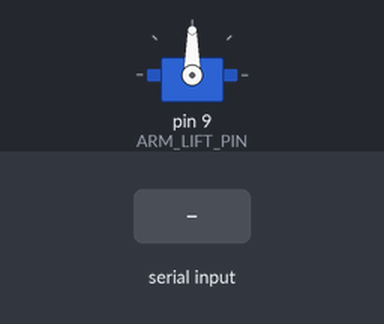
Simulated run of this sketch. Board: Arduino Uno, built with avr-gcc and run on an emulated ATmega328P. Parts: servo. The test bench sets the inputs (shaded band). What the sketch prints to the serial monitor is not drawn.

Above: at 1.3 s.
1.4 s: "L" received over Serial
At 1.87 s:
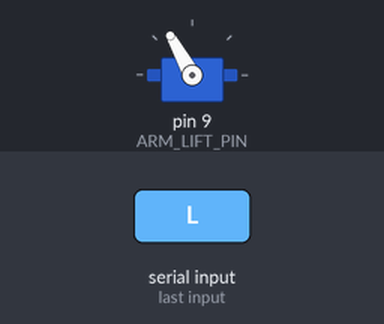
At 3.1 s:
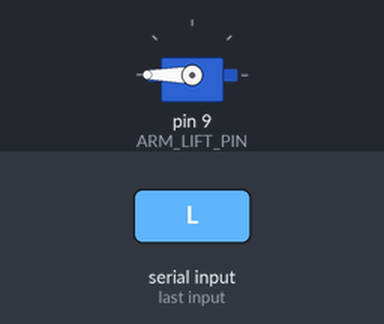
4.4 s: "R" received over Serial
At 6.71 s:
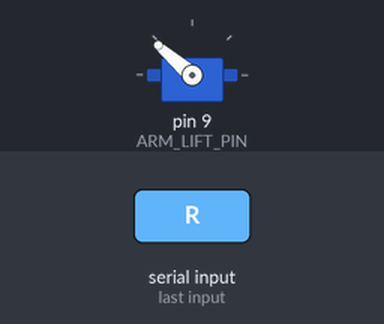
Timing chart, 0 to 10.7 s (numbered marks = the images above; inputs shaded):
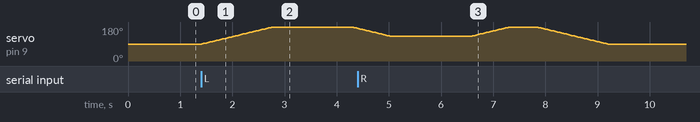

The sketch:

bigarm.ino
```cpp
/*
 * bigarm.ino - Big-arm mechanical arm controller
 *
 * An individual file used only to test big-arm functions.
 *
 * Updated 12/11/2025:
 * - Split from engine.ino to separate the big-arm control logic.
 *
 * Updated 12/12/2025:
 *  - Added a state machine to avoid infinite loops of arm movement.
 *  - Adjusted the command handling logic accordingly.
 *  - Used more intelligent position functions to fix several bugs.
 *
 * Updated 12/19/2025:
 *  - Adjusted to the new angles and arm lengths.
 */
#include <Servo.h>

/* Define servo object */
Servo armLift; // servo at bottom the the arms

/* Define servo pins */
#define ARM_LIFT_PIN 9 // PWB pin for main lifting servo

/* Define mechanical parameters */
#define BIG_ARM_LENGTH 15.0 // big arm length (centimeter)

/* Define gear ratio */
#define ARM_GEAR_RATIO 2.0 // servo:bigarm = 2:1 (decelerate)

/* Define mechanical angles */
/* Big arm's relative angle to horizontal level */
#define MECH_LIFT_INIT 0
#define MECH_LIFT_STEP1 45
#define MECH_LIFT_STEP2 20

enum ProgramState
{
    S_INIT, // initializing state
    S_ARM_LIFT_STEP1,
    S_ARM_LIFT_STEP2,
    S_ARM_LOWER_STEP2,
    S_ARM_LOWER_STEP1,
    S_IDLE1, // idle state at retracted position
    S_IDLE2  // idle state at stretched position
};

ProgramState currentState = S_INIT;

/* Calculate servo angles */
inline int mechLiftToServo(int mechAngle)
{
    return 90 + mechAngle * ARM_GEAR_RATIO;
}

/* Define servo angles */
#define LIFT_INIT mechLiftToServo(MECH_LIFT_INIT)
#define LIFT_STEP1 mechLiftToServo(MECH_LIFT_STEP1)
#define LIFT_STEP2 mechLiftToServo(MECH_LIFT_STEP2)

/* Define time parameters */
#define ARM_STEP_DELAY 15
#define DELAY_TIME 1500

/* Declare functions */
void setup();
void loop();
void printHelp();
void setServoPins();
void checkExternalCommand();
void initializePosition();
void positionStep1();
void positionStep2();
void liftMove(int target);

/* Function implementation */

void setup()
{
    Serial.begin(9600);
    printHelp();

    setServoPins();
}

void loop()
{
    checkExternalCommand();

    switch (currentState)
    {
    case S_INIT:
        initializePosition();
        currentState = S_IDLE1;
        break;
    case S_ARM_LIFT_STEP1:
        positionStep1();
        currentState = S_ARM_LIFT_STEP2;
        break;
    case S_ARM_LIFT_STEP2:
        positionStep2();
        currentState = S_IDLE2;
        break;
    case S_ARM_LOWER_STEP2:
        positionStep2();
        currentState = S_ARM_LOWER_STEP1;
        break;
    case S_ARM_LOWER_STEP1:
        positionStep1();
        currentState = S_IDLE1;
        break;
    case S_IDLE1:
    case S_IDLE2:
        break;
    }
}

void printHelp()
{
    Serial.println("大臂机械臂测试程序已启动。");
    Serial.println("------------------------------------------");
    Serial.println("输入 'L' -> 序列展开 (0->45->37)");
    Serial.println("输入 'W' -> 序列收回 (37->45->0)");
    Serial.println("输入 'R' -> 重启 (返回 0度初始位置)");
    Serial.println("------------------------------------------");
}

void setServoPins()
{
    armLift.attach(ARM_LIFT_PIN);
}

void checkExternalCommand()
{
    if (!Serial.available())
    {
        return;
    }

    char cmd = Serial.read();
    switch (cmd)
    {
    case 'R':
    case 'r':
        Serial.println("命令: 重启 (Restart)");
        currentState = S_INIT;
        break;
    case 'L':
    case 'l':
        Serial.println("命令: 展开大臂 (Launch Big Arm)");
        if (currentState == S_IDLE1)
        {
            currentState = S_ARM_LIFT_STEP1;
        }
        else
        {
            Serial.println("此状态下命令不可使用，请重新输入。");
        }
        break;
    case 'W':
    case 'w':
        Serial.println("命令: 收回大臂 (Withdraw Big Arm)");
        if (currentState == S_IDLE2)
        {
            currentState = S_ARM_LOWER_STEP2;
        }
        else
        {
            Serial.println("此状态下命令不可使用，请重新输入。");
        }
        break;
    default:
        Serial.println("未知命令，请重新输入 (R/L/W)。");
        break;
    }
}

void initializePosition()
{
    int current = armLift.read();
    if (current == LIFT_INIT)
    {
        return;
    }
    if (current == LIFT_STEP1)
    {
        liftMove(LIFT_INIT);
        delay(DELAY_TIME);
        return;
    }
    if (current == LIFT_STEP2)
    {
        liftMove(LIFT_STEP1);
        delay(500);
        liftMove(LIFT_INIT);
        delay(DELAY_TIME);
        return;
    }
    liftMove(LIFT_INIT);
    delay(DELAY_TIME);
}

void positionStep1()
{
    if (armLift.read() == LIFT_INIT)
    {
        liftMove(LIFT_STEP1);
    }
    else
    {
        liftMove(LIFT_INIT);
    }
    delay(DELAY_TIME);
}

void positionStep2()
{
    if (armLift.read() == LIFT_STEP1)
    {
        liftMove(LIFT_STEP2);
    }
    else
    {
        liftMove(LIFT_STEP1);
    }
    delay(DELAY_TIME);
}

void liftMove(int target)
{
    int current = armLift.read();
    int steps = abs(target - current);
    if (steps == 0)
    {
        return;
    }
    for (int i = 0; i <= steps; i++)
    {
        int interp = map(i, 0, steps, current, target);
        armLift.write(interp);
        delay(ARM_STEP_DELAY);
    }
}
```

Measured:
- after the input at 1.4 s, servo on pin 9 (ARM_LIFT_PIN): rises from 90° to 180° in 1.4 s, then falls to 173° in 1.6 s
